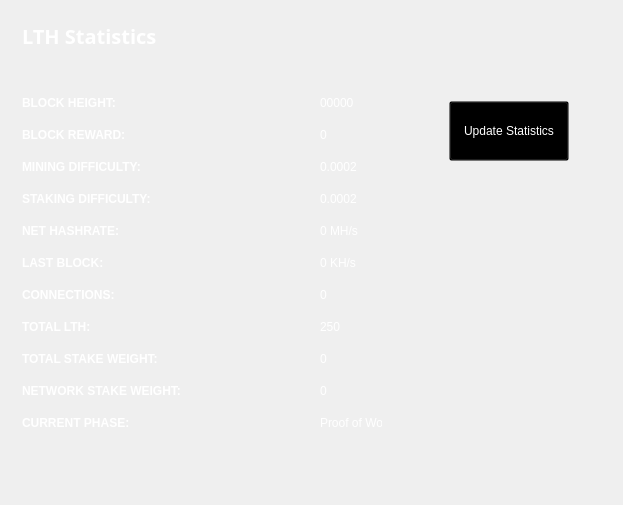
<?xml version="1.0" encoding="UTF-8"?>
<ui version="4.0">
 <class>StatisticsPage</class>
 <widget class="QWidget" name="StatisticsPage">
  <property name="windowModality">
   <enum>Qt::NonModal</enum>
  </property>
  <property name="geometry">
   <rect>
    <x>0</x>
    <y>0</y>
    <width>623</width>
    <height>505</height>
   </rect>
  </property>
  <property name="windowTitle">
   <string>Digging</string>
  </property>
  <property name="styleSheet">
   <string notr="true">color:#ffffff;
font-family:'Open Sans,sans-serif';</string>
  </property>
  <layout class="QGridLayout" name="gridLayout">
   <property name="sizeConstraint">
    <enum>QLayout::SetMaximumSize</enum>
   </property>
   <item row="0" column="1">
    <widget class="QFrame" name="frame">
     <property name="minimumSize">
      <size>
       <width>213</width>
       <height>0</height>
      </size>
     </property>
     <property name="frameShape">
      <enum>QFrame::NoFrame</enum>
     </property>
     <property name="frameShadow">
      <enum>QFrame::Raised</enum>
     </property>
     <widget class="QPushButton" name="startButton">
      <property name="geometry">
       <rect>
        <x>50</x>
        <y>90</y>
        <width>120</width>
        <height>60</height>
       </rect>
      </property>
      <property name="sizePolicy">
       <sizepolicy hsizetype="Fixed" vsizetype="Fixed">
        <horstretch>0</horstretch>
        <verstretch>0</verstretch>
       </sizepolicy>
      </property>
      <property name="minimumSize">
       <size>
        <width>120</width>
        <height>60</height>
       </size>
      </property>
      <property name="styleSheet">
       <string notr="true">background:transparent; color: rgb(255, 255, 255);</string>
      </property>
      <property name="text">
       <string>Update Statistics</string>
      </property>
     </widget>
    </widget>
   </item>
   <item row="0" column="0">
    <widget class="QFrame" name="gridFrame_2">
     <layout class="QGridLayout" name="gridLayout_4">
      <item row="3" column="0">
       <layout class="QFormLayout" name="formLayout_2">
        <property name="fieldGrowthPolicy">
         <enum>QFormLayout::FieldsStayAtSizeHint</enum>
        </property>
        <property name="horizontalSpacing">
         <number>139</number>
        </property>
        <property name="verticalSpacing">
         <number>18</number>
        </property>
        <property name="rightMargin">
         <number>0</number>
        </property>
        <item row="1" column="0">
         <widget class="QLabel" name="label_14">
          <property name="styleSheet">
           <string notr="true">color: rgb(255, 255, 255);</string>
          </property>
          <property name="text">
           <string>&lt;html&gt;&lt;head/&gt;&lt;body&gt;&lt;p&gt;&lt;span style=&quot; font-weight:600; color: rgb(255, 255, 255);;&quot;&gt;BLOCK HEIGHT:&lt;/span&gt;&lt;/p&gt;&lt;/body&gt;&lt;/html&gt;</string>
          </property>
         </widget>
        </item>
        <item row="1" column="1">
         <widget class="QLabel" name="heightBox">
          <property name="styleSheet">
           <string notr="true">color: rgb(255, 255, 255);</string>
          </property>
          <property name="text">
           <string>00000</string>
          </property>
         </widget>
        </item>
        <item row="2" column="0">
         <widget class="QLabel" name="label_12">
          <property name="styleSheet">
           <string notr="true">color: rgb(255, 255, 255);</string>
          </property>
          <property name="text">
           <string>&lt;html&gt;&lt;head/&gt;&lt;body&gt;&lt;p&gt;&lt;span style=&quot; font-weight:600; color: rgb(255, 255, 255);;&quot;&gt;BLOCK REWARD:&lt;/span&gt;&lt;/p&gt;&lt;/body&gt;&lt;/html&gt;</string>
          </property>
         </widget>
        </item>
        <item row="2" column="1">
         <widget class="QLabel" name="rewardBox">
          <property name="styleSheet">
           <string notr="true">color: rgb(255, 255, 255);</string>
          </property>
          <property name="text">
           <string>0</string>
          </property>
         </widget>
        </item>
        <item row="3" column="0">
         <widget class="QLabel" name="label_13">
          <property name="styleSheet">
           <string notr="true">color: rgb(255, 255, 255);</string>
          </property>
          <property name="text">
           <string>&lt;html&gt;&lt;head/&gt;&lt;body&gt;&lt;p&gt;&lt;span style=&quot; font-weight:600; color: rgb(255, 255, 255);;&quot;&gt;MINING DIFFICULTY:&lt;/span&gt;&lt;/p&gt;&lt;/body&gt;&lt;/html&gt;</string>
          </property>
         </widget>
        </item>
        <item row="3" column="1">
         <widget class="QLabel" name="diffBox">
          <property name="styleSheet">
           <string notr="true">color: rgb(255, 255, 255);</string>
          </property>
          <property name="text">
           <string>0.0002</string>
          </property>
         </widget>
        </item>
        <item row="4" column="0">
         <widget class="QLabel" name="label_9">
          <property name="styleSheet">
           <string notr="true">color: rgb(255, 255, 255);</string>
          </property>
          <property name="text">
           <string>&lt;html&gt;&lt;head/&gt;&lt;body&gt;&lt;p&gt;&lt;span style=&quot; font-weight:600; color: rgb(255, 255, 255);;&quot;&gt;STAKING DIFFICULTY:&lt;/span&gt;&lt;/p&gt;&lt;/body&gt;&lt;/html&gt;</string>
          </property>
         </widget>
        </item>
        <item row="4" column="1">
         <widget class="QLabel" name="diffBox2">
          <property name="styleSheet">
           <string notr="true">color: rgb(255, 255, 255);</string>
          </property>
          <property name="text">
           <string>0.0002</string>
          </property>
         </widget>
        </item>
        <item row="5" column="1">
         <widget class="QLabel" name="pawrateBox">
          <property name="styleSheet">
           <string notr="true">color: rgb(255, 255, 255);</string>
          </property>
          <property name="text">
           <string>0 MH/s</string>
          </property>
         </widget>
        </item>
        <item row="6" column="0">
         <widget class="QLabel" name="label3_2">
          <property name="sizePolicy">
           <sizepolicy hsizetype="Preferred" vsizetype="Maximum">
            <horstretch>0</horstretch>
            <verstretch>0</verstretch>
           </sizepolicy>
          </property>
          <property name="styleSheet">
           <string notr="true">color: rgb(255, 255, 255);</string>
          </property>
          <property name="text">
           <string>&lt;html&gt;&lt;head/&gt;&lt;body&gt;&lt;p&gt;&lt;span style=&quot; font-weight:600; color: rgb(255, 255, 255);;&quot;&gt;LAST BLOCK:&lt;/span&gt;&lt;/p&gt;&lt;/body&gt;&lt;/html&gt;</string>
          </property>
         </widget>
        </item>
        <item row="6" column="1">
         <widget class="QLabel" name="localBox">
          <property name="styleSheet">
           <string notr="true">color: rgb(255, 255, 255);</string>
          </property>
          <property name="text">
           <string>0 KH/s</string>
          </property>
         </widget>
        </item>
        <item row="7" column="0">
         <widget class="QLabel" name="label1_2">
          <property name="styleSheet">
           <string notr="true">color: rgb(255, 255, 255);</string>
          </property>
          <property name="text">
           <string>&lt;html&gt;&lt;head/&gt;&lt;body&gt;&lt;p&gt;&lt;span style=&quot; font-weight:600; color: rgb(255, 255, 255);;&quot;&gt;CONNECTIONS:&lt;/span&gt;&lt;/p&gt;&lt;/body&gt;&lt;/html&gt;</string>
          </property>
         </widget>
        </item>
        <item row="7" column="1">
         <widget class="QLabel" name="connectionBox">
          <property name="styleSheet">
           <string notr="true">color: rgb(255, 255, 255);</string>
          </property>
          <property name="text">
           <string>0</string>
          </property>
         </widget>
        </item>
        <item row="8" column="0">
         <widget class="QLabel" name="label_8">
          <property name="styleSheet">
           <string notr="true">color: rgb(255, 255, 255);</string>
          </property>
          <property name="text">
           <string>&lt;html&gt;&lt;head/&gt;&lt;body&gt;&lt;p&gt;&lt;span style=&quot; font-weight:600; color: rgb(255, 255, 255);;&quot;&gt;TOTAL LTH:&lt;/span&gt;&lt;/p&gt;&lt;/body&gt;&lt;/html&gt;</string>
          </property>
         </widget>
        </item>
        <item row="8" column="1">
         <widget class="QLabel" name="volumeBox">
          <property name="styleSheet">
           <string notr="true">color: rgb(255, 255, 255);</string>
          </property>
          <property name="text">
           <string>250</string>
          </property>
         </widget>
        </item>
        <item row="9" column="0">
         <widget class="QLabel" name="label_10">
          <property name="styleSheet">
           <string notr="true">color: rgb(255, 255, 255);</string>
          </property>
          <property name="text">
           <string>&lt;html&gt;&lt;head/&gt;&lt;body&gt;&lt;p&gt;&lt;span style=&quot; font-weight:600; color: rgb(255, 255, 255);;&quot;&gt;TOTAL STAKE WEIGHT:&lt;/span&gt;&lt;/p&gt;&lt;/body&gt;&lt;/html&gt;</string>
          </property>
         </widget>
        </item>
        <item row="9" column="1">
         <widget class="QLabel" name="minBox">
          <property name="styleSheet">
           <string notr="true">color: rgb(255, 255, 255);</string>
          </property>
          <property name="text">
           <string>0</string>
          </property>
         </widget>
        </item>
        <item row="10" column="0">
         <widget class="QLabel" name="label_11">
          <property name="styleSheet">
           <string notr="true">color: rgb(255, 255, 255);</string>
          </property>
          <property name="text">
           <string>&lt;html&gt;&lt;head/&gt;&lt;body&gt;&lt;p&gt;&lt;span style=&quot; font-weight:600; color: rgb(255, 255, 255);;&quot;&gt;NETWORK STAKE WEIGHT:&lt;/span&gt;&lt;/p&gt;&lt;/body&gt;&lt;/html&gt;</string>
          </property>
         </widget>
        </item>
        <item row="10" column="1">
         <widget class="QLabel" name="maxBox">
          <property name="styleSheet">
           <string notr="true">color: rgb(255, 255, 255);</string>
          </property>
          <property name="text">
           <string>0</string>
          </property>
         </widget>
        </item>
        <item row="11" column="0">
         <widget class="QLabel" name="label_15">
          <property name="styleSheet">
           <string notr="true">color: rgb(255, 255, 255);</string>
          </property>
          <property name="text">
           <string>&lt;html&gt;&lt;head/&gt;&lt;body&gt;&lt;p&gt;&lt;span style=&quot; font-weight:600; color: rgb(255, 255, 255);;&quot;&gt;CURRENT PHASE:&lt;/span&gt;&lt;/p&gt;&lt;/body&gt;&lt;/html&gt;</string>
          </property>
         </widget>
        </item>
        <item row="11" column="1">
         <widget class="QLabel" name="cBox">
          <property name="styleSheet">
           <string notr="true">color: rgb(255, 255, 255);</string>
          </property>
          <property name="text">
           <string>Proof of Work</string>
          </property>
         </widget>
        </item>
        <item row="5" column="0">
         <widget class="QLabel" name="label_16">
          <property name="styleSheet">
           <string notr="true">color: rgb(255, 255, 255);</string>
          </property>
          <property name="text">
           <string>&lt;html&gt;&lt;head/&gt;&lt;body&gt;&lt;p&gt;&lt;span style=&quot; font-weight:600; color: rgb(255, 255, 255);;&quot;&gt;NET HASHRATE:&lt;/span&gt;&lt;/p&gt;&lt;/body&gt;&lt;/html&gt;</string>
          </property>
         </widget>
        </item>
       </layout>
      </item>
      <item row="1" column="0">
       <layout class="QHBoxLayout" name="horizontalLayout_4">
        <property name="spacing">
         <number>7</number>
        </property>
        <item>
         <widget class="QLabel" name="label_5">
          <property name="font">
           <font>
            <family>Open Sans,sans-serif</family>
           </font>
          </property>
          <property name="styleSheet">
           <string notr="true">color: rgb(255, 255, 255);</string>
          </property>
          <property name="text">
           <string>&lt;html&gt;&lt;head/&gt;&lt;body&gt;&lt;p&gt;&lt;span style=&quot; font-size:20px; font-weight:600; color: rgb(255, 255, 255);;&quot;&gt;LTH Statistics&lt;/span&gt;&lt;/p&gt;&lt;/body&gt;&lt;/html&gt;</string>
          </property>
         </widget>
        </item>
        <item>
         <spacer name="horizontalSpacer_2">
          <property name="orientation">
           <enum>Qt::Horizontal</enum>
          </property>
          <property name="sizeHint" stdset="0">
           <size>
            <width>40</width>
            <height>20</height>
           </size>
          </property>
         </spacer>
        </item>
       </layout>
      </item>
      <item row="2" column="0">
       <spacer name="verticalSpacer_2">
        <property name="orientation">
         <enum>Qt::Vertical</enum>
        </property>
        <property name="sizeHint" stdset="0">
         <size>
          <width>20</width>
          <height>40</height>
         </size>
        </property>
       </spacer>
      </item>
     </layout>
    </widget>
   </item>
   <item row="1" column="0">
    <spacer name="verticalSpacer">
     <property name="orientation">
      <enum>Qt::Vertical</enum>
     </property>
     <property name="sizeHint" stdset="0">
      <size>
       <width>20</width>
       <height>40</height>
      </size>
     </property>
    </spacer>
   </item>
  </layout>
 </widget>
 <layoutdefault spacing="6" margin="11"/>
 <resources/>
 <connections/>
</ui>
